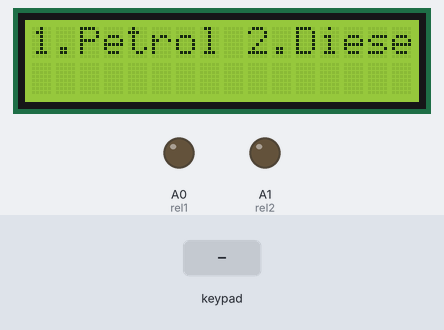
Bench run of a sketch on a simulated Arduino Uno, built with avr-gcc and run on an emulated ATmega328P. On the bench: 16×2 character LCD, output pins drawn as LEDs (lit = HIGH). Inputs (shaded band) come from the test bench.

Above: at 1.2 s.
1.3 s: keypad keys 1 2 3 4 # pressed 0.4 s apart
At 3.9 s:
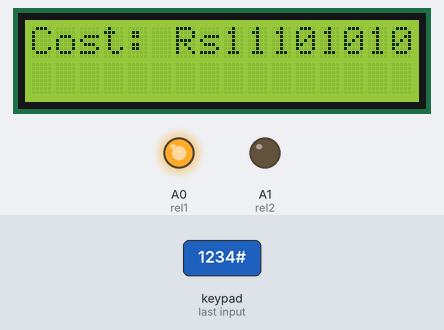
9.4 s: key '2' pressed
12.4 s: key '*' pressed
At 14.5 s:
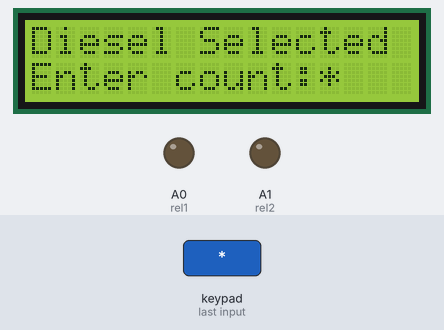
15.4 s: key '*' pressed
At 15.8 s:
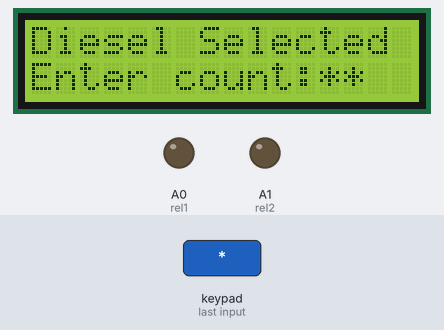
16.9 s: keypad keys 5 6 7 # pressed 0.4 s apart
At 19.1 s:
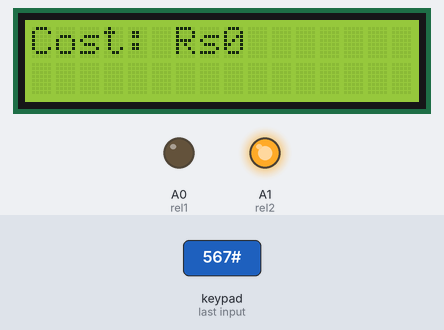
Timing chart, 0 to 24.6 s (numbered marks = the images above; inputs shaded):
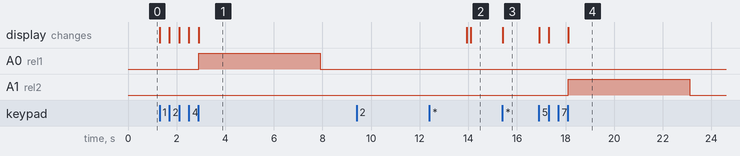

Measured:
- after the input at 1.3 s, A0 (rel1): LOW → HIGH after 1.6 s, → LOW 5.0 s later; the display: first changes at once (image 1 shows a later state)
- after the input at 9.4 s, every drawn part: stays the same
- after the input at 12.4 s, the display: first differs from a run without the input after 1.7 s (image 2)
- after the input at 15.4 s, the display: changes at once (image 3)
- after the input at 16.9 s, A1 (rel2): LOW → HIGH after 1.2 s, → LOW 5.0 s later; the display: first changes at once (image 4 shows a later state)

The sketch:

petrollcdtask.ino
```cpp
#include<Keypad.h>
#include<LiquidCrystal.h>

const int rs = 13, en = 12, d4 = 11, d5 = 10, d6 = 9, d7 = 8;
LiquidCrystal lcd(rs, en, d4, d5, d6, d7);

const byte ROWS = 4;
const byte COLS = 3;
int rel1 = A0;
int rel2 = A1;
char keys[ROWS][COLS]= {
  { '1', '2', '3' },
  { '4', '5', '6' },
  { '7', '8', '9' },
  { '*', '0', '#' }
};
byte rowPins[ROWS] = {1,2,3,4};
byte colPins[COLS] = {5,6,7};
Keypad keypad = Keypad( makeKeymap(keys), rowPins, colPins, ROWS, COLS);
int petrolPrice = 1;
int dieselPrice = 2;
int tot = 0;
void setup() {
  // put your setup code here, to run once:
lcd.begin(16,2);
lcd.print("1.Petrol 2.Diesel");
pinMode(rel1, OUTPUT);
pinMode(rel2, OUTPUT);
}

void loop() {
  // put your main code here, to run repeatedly:
 char key = keypad.getKey();
if(key){
  lcd.clear();
  lcd.setCursor(0,0);
  switch(key){
    case '1':
         lcd.print("Petrol Selected");
         tot = cal(petrolPrice,rel1);
         break;
    case '2':
         lcd.print("Diesel Selected");
         tot = call(dieselPrice,rel2);
         break;
    case 'A0':
         lcd.print("Totalamount");
         lcd.print(tot,1);
         break;
     case 'A1':
         lcd.print("Totalamount");
         lcd.print(tot,2);
         break;
    default:
            lcd.print("Invalid");
            break;
}
delay(1000);
}
}
int cal(int pricePercount, int rel1) {
  lcd.setCursor(0, 1);
  lcd.print("Enter count:");

  String input = "";
  char key;
  do {
    key = keypad.getKey();
    if (key && (key >= '0' && key <= '9' || key == '*')) {
      lcd.print(key);
      input += key;
    }
  } while (key != '#');

  int count = input.toInt();
  int cost = count * pricePercount;
  lcd.clear();
  lcd.setCursor(0, 0);
  lcd.print("Cost: Rs");
  lcd.print(cost, 2);

  // Activate the motor relay
  digitalWrite(rel1, HIGH);
  delay(5000); // Simulate dispensing for 5 seconds
  digitalWrite(rel1, LOW);
  // Deactivate the motor relay
  delay(5000);

  return cost;
}
int call(int pricePercountt, int rel2) {
  lcd.setCursor(0, 1);
  lcd.print("Enter count:");

  String input = "";
  char key;
  do {
    key = keypad.getKey();
    if (key && (key >= '0' && key <= '9' || key == '*')) {
      lcd.print(key);
      input += key;
    }
  } while (key != '#');

  int countt = input.toInt();
  int costt = countt * pricePercountt;
  lcd.clear();
  lcd.setCursor(0, 0);
  lcd.print("Cost: Rs");
  lcd.print(costt, 2);
  digitalWrite(rel2, HIGH);
  delay(5000); // Simulate dispensing for 5 seconds
  digitalWrite(rel2, LOW);
  delay(5000);
  return costt;
}
```
